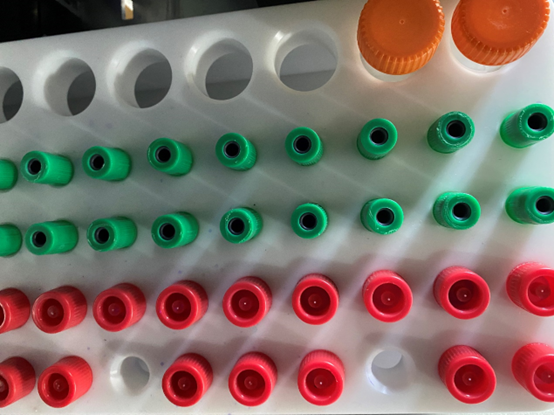
#> input picture resources/testtube_1.png, 554 x 415 px, found by its file name
$ python main.py
#> lines starting #> are read from the running program, lines starting #| are printed output that depends on the picture; after the words box and inside, x2 and y2 are one past the last pixel; in counts of white or black regions, pixels touching at a corner belong together
import cv2
import numpy as np

# 初始化颜色字典，包含每种颜色的HSV边界和窗口名称
colors = {
    'green': {
        'lower_bound': np.array([40, 50, 50]),
        'upper_bound': np.array([80, 255, 255]),
        'window': 'Green Color Adjustments'
    },
    # 红色需要两组边界值，因为HSV色彩空间中红色跨越0度
    'red1': {
        'lower_bound': np.array([0, 150, 0]),
        'upper_bound': np.array([10, 255, 255]),
        'window': 'Red Color Adjustments 1'
    },
    'red2': {
        'lower_bound': np.array([160, 150, 0]),
        'upper_bound': np.array([179, 255, 255]),
        'window': 'Red Color Adjustments 2'
    },
    'orange': {
        'lower_bound': np.array([10, 100, 20]),
        'upper_bound': np.array([25, 255, 255]),
        'window': 'Orange Color Adjustments'
    },
    'gray': {
        'lower_bound': np.array([0, 0, 46]),     # 考虑灰色通常饱和度低而亮度不低
        'upper_bound': np.array([179, 50, 220]),  # 调整为较广泛的范围以覆盖不同灰色调
        'window': 'Gray Color Adjustments'
    },
    'cyan': {
        'lower_bound': np.array([85, 50, 50]),    # 青色的HSV范围可能在绿色到蓝色之间
        'upper_bound': np.array([115, 255, 255]),  # 调整范围以覆盖试管帽青色
        'window': 'Cyan Color Adjustments'
    },
    'purple': {
        'lower_bound': np.array([125, 50, 50]),    # 紫色的HSV范围一般比青色更接近蓝色
        'upper_bound': np.array([155, 255, 255]),  # 调整范围以覆盖试管帽紫色
        'window': 'Purple Color Adjustments'
    }

}


#试管特征轮廓的面积阈值
min_area_threshold = 500
max_area_threshold = 1500

def get_mask_for_color(hsv_image, color_range):
    lower_bound, upper_bound = color_range
    # 在HSV空间中基于颜色范围来创建掩码
    mask = cv2.inRange(hsv_image, lower_bound, upper_bound)
    return mask

def apply_morphology(mask):
    kernel = np.ones((3,3), np.uint8)  # 可能需要调整
    mask = cv2.morphologyEx(mask, cv2.MORPH_OPEN, kernel, iterations=2)
    mask = cv2.dilate(mask, kernel, iterations=3)
    return mask

def apply_watershed(image, mask):
    # 对掩码应用膨胀运算以确保区域之间有足够的距离
    sure_bg = cv2.dilate(mask, np.ones((3,3), np.uint8), iterations=3)

    # 应用距离转换并通过阈值化得到确定的前景区域
    dist_transform = cv2.distanceTransform(mask, cv2.DIST_L2, 5)
    sure_fg_threshold = 0.7 * dist_transform.max()
    _, sure_fg = cv2.threshold(dist_transform, sure_fg_threshold, 255, 0)
    sure_fg = np.uint8(sure_fg)

    # 获得未知区域（即可能是前景也可能是背景的区域）
    unknown = cv2.subtract(sure_bg, sure_fg)

    # 使用connectedComponents来标记确定的前景区域
    _, markers = cv2.connectedComponents(sure_fg)
    markers += 1  # 增加所有的标记
    markers[unknown == 255] = 0  # 未知区域标为0

    # 应用分水岭算法
    markers = cv2.watershed(image, markers)
    image[markers == -1] = [0, 255, 0]  # 将找到的边界标为绿色

    return markers

def count_and_mark_tubes(image, markers, min_area_threshold, max_area_threshold):
    tube_count = 0
    # 遍历所有的标记
    for marker in np.unique(markers):
        if marker == 0 or marker == -1:
            continue

        mask = np.zeros(image.shape[:2], dtype=np.uint8)
        mask[markers == marker] = 255

        # 查找轮廓
        cnts, _ = cv2.findContours(mask.copy(), cv2.RETR_EXTERNAL, cv2.CHAIN_APPROX_SIMPLE)
        for cnt in cnts:
            area = cv2.contourArea(cnt)
            # 设置面积阈值，仅计算满足条件的轮廓
            print(min_area_threshold,max_area_threshold)
            if area > min_area_threshold and area < max_area_threshold:
                tube_count += 1
                # 在原图上绘制轮廓
                cv2.drawContours(image, [cnt], -1, (0, 255, 0), 2)
                # 使用轮廓的重心来放置文本
                M = cv2.moments(cnt)
                if M["m00"] != 0:
                    cx = int(M["m10"] / M["m00"])
                    cy = int(M["m01"] / M["m00"])
                    cv2.putText(image, f"Tube {tube_count}", (cx, cy), cv2.FONT_HERSHEY_SIMPLEX, 0.5, (0, 255, 0), 2)
    return tube_count


# 滑动条的回调函数
def on_trackbar(val):
   pass

# 为每种颜色创建滑动条
for color_name, color_data in colors.items():
    cv2.namedWindow(color_data['window'])
    cv2.createTrackbar('Lower H', color_data['window'], color_data['lower_bound'][0], 179, on_trackbar)
    cv2.createTrackbar('Upper H', color_data['window'], color_data['upper_bound'][0], 179, on_trackbar)
    cv2.createTrackbar('Lower S', color_data['window'], color_data['lower_bound'][1], 255, on_trackbar)
    cv2.createTrackbar('Upper S', color_data['window'], color_data['upper_bound'][1], 255, on_trackbar)
    cv2.createTrackbar('Lower V', color_data['window'], color_data['lower_bound'][2], 255, on_trackbar)
    cv2.createTrackbar('Upper V', color_data['window'], color_data['upper_bound'][2], 255, on_trackbar)

# 创建一个新窗口用于调整面积阈值
cv2.namedWindow('Area Threshold Adjustments')
# 创建最小面积阈值滑动条
cv2.createTrackbar('Min Area', 'Area Threshold Adjustments', min_area_threshold, 5000, on_trackbar)
# 创建最大面积阈值滑动条
cv2.createTrackbar('Max Area', 'Area Threshold Adjustments', max_area_threshold, 5000, on_trackbar)

# 更新滑动条值
def update_trackbar_positions(color_name):
    color_data = colors[color_name]
    color_data['lower_bound'][0] = cv2.getTrackbarPos('Lower H', color_data['window'])
    color_data['upper_bound'][0] = cv2.getTrackbarPos('Upper H', color_data['window'])
    color_data['lower_bound'][1] = cv2.getTrackbarPos('Lower S', color_data['window'])
    color_data['upper_bound'][1] = cv2.getTrackbarPos('Upper S', color_data['window'])
    color_data['lower_bound'][2] = cv2.getTrackbarPos('Lower V', color_data['window'])
    color_data['upper_bound'][2] = cv2.getTrackbarPos('Upper V', color_data['window'])


# 加载图片并转换HSV
image = cv2.imread(r'TestTubeQuantityDetection/resources/testtube_1.png')
#> image is the input picture: shape (415, 554, 3); mean B, G, R 105.2, 113.4, 128.3
hsv_image = cv2.cvtColor(image, cv2.COLOR_BGR2HSV)
#> hsv_image: shape (415, 554, 3); mean H, S, V 77.6, 85.2, 142.6

while True:
    combined_mask = None
    # 使用原始图像的副本
    image_with_contours = image.copy()
    # 更新最小和最大面积阈值
    min_area_threshold = cv2.getTrackbarPos('Min Area', 'Area Threshold Adjustments')
    max_area_threshold = cv2.getTrackbarPos('Max Area', 'Area Threshold Adjustments')
    for color_name, color_data in colors.items():
        # 更新滑动条的值
        update_trackbar_positions(color_name)
        mask = get_mask_for_color(hsv_image, (color_data['lower_bound'], color_data['upper_bound']))
#> in get_mask_for_color, `lower_bound, upper_bound = color_range`: lower_bound = [40, 50, 50]; upper_bound = [80, 255, 255]
#> in get_mask_for_color, `mask = cv2.inRange(hsv_image, lower_bound, upper_bound)`: mask: shape (415, 554); 12.6% white; 24 white regions (17 under 20 px), largest, box (x1, y1, x2, y2) and area: (0, 111, 475, 193) 13784, (0, 207, 215, 258) 6197, (220, 199, 334, 244) 2612

        if combined_mask is None:
            combined_mask = mask
        else:
            combined_mask = cv2.bitwise_or(combined_mask, mask)

    # 应用联合掩码以及其他图像处理步骤
    if combined_mask is not None:
        cleaned_mask = apply_morphology(combined_mask)
#> in apply_morphology, `mask = cv2.morphologyEx(mask, cv2.MORPH_OPEN, kernel, iterations=2)`: mask: shape (415, 554); 82.4% white; 154 black regions (108 under 20 px), largest, box (x1, y1, x2, y2) and area: (0, 223, 554, 405) 13661, (213, 0, 554, 135) 8730, (40, 337, 414, 415) 4956
#> in apply_morphology, `mask = cv2.dilate(mask, kernel, iterations=3)`: mask: shape (415, 554); 92.1% white; 58 black regions (21 under 20 px), largest, box (x1, y1, x2, y2) and area: (327, 0, 458, 131) 4277, (424, 253, 554, 392) 4092, (0, 0, 129, 39) 3834
#> combined_mask: shape (415, 554); 83.8% white; 273 black regions (217 under 20 px), largest, box (x1, y1, x2, y2) and area: (282, 249, 554, 405) 9952, (323, 0, 495, 135) 6260, (0, 0, 141, 42) 4372
        # 获取分水岭算法的标记
        markers = apply_watershed(image_with_contours, cleaned_mask)
#> in apply_watershed, `sure_bg = cv2.dilate(mask, np.ones((3,3), np.uint8), iterations=3)`: sure_bg: shape (415, 554); 96% white; 26 black regions (12 under 20 px), largest, box (x1, y1, x2, y2) and area: (0, 0, 126, 36) 3339, (352, 57, 449, 116) 1880, (479, 306, 532, 383) 1270
#> in apply_watershed, `dist_transform = cv2.distanceTransform(mask, cv2.DIST_L2, 5)`:
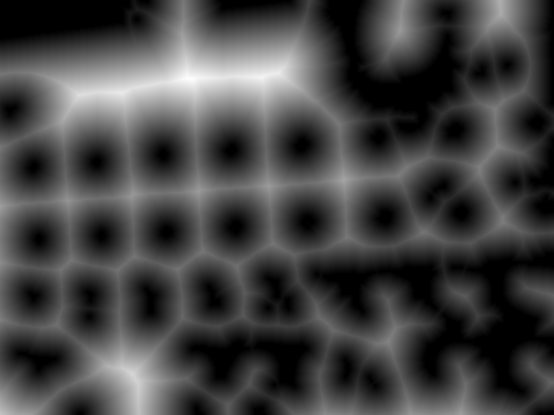
#> dist_transform: shape (415, 554) float32; min 0, max 76.69, mean 20.5; drawn with min black and max white
#> in apply_watershed, `sure_fg_threshold = 0.7 * dist_transform.max()`: sure_fg_threshold = 53.69
#> in apply_watershed, `_, sure_fg = cv2.threshold(dist_transform, sure_fg_threshold, 255, 0)`: sure_fg: shape (415, 554) float32; 3.9% white; 3 white regions, box (x1, y1, x2, y2) and area: (64, 47, 297, 113) 7862, (108, 359, 149, 415) 968, (0, 408, 9, 415) 35
#> in apply_watershed, `unknown = cv2.subtract(sure_bg, sure_fg)`:
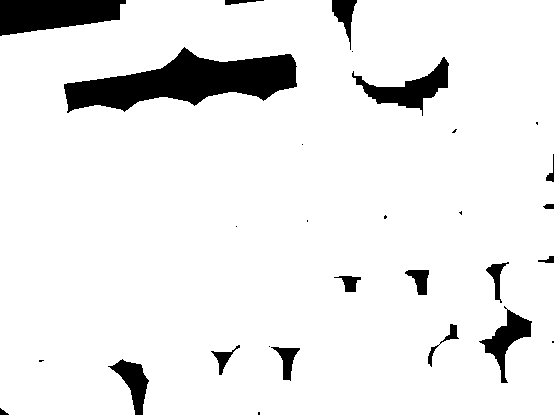
#> unknown: shape (415, 554); 92.2% white; 29 black regions (12 under 20 px), largest, box (x1, y1, x2, y2) and area: (64, 47, 297, 113) 7862, (0, 0, 126, 36) 3339, (352, 57, 449, 116) 1880
#> in apply_watershed, `_, markers = cv2.connectedComponents(sure_fg)`: markers: shape (415, 554) int32; 4 distinct labels, from 0 to 3
#> in apply_watershed, `markers += 1`:
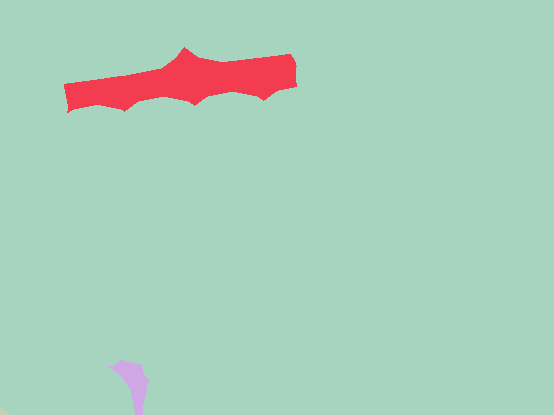
#> markers: shape (415, 554) int32; 4 distinct labels, from 1 to 4; one colour per label, 0 black
#> in apply_watershed, `markers[unknown == 255] = 0`: markers: shape (415, 554) int32; 5 distinct labels, from 0 to 4
#> in apply_watershed, `markers = cv2.watershed(image, markers)`:
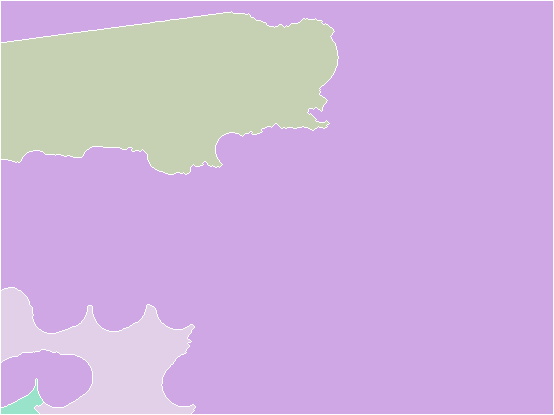
#> markers: shape (415, 554) int32; 5 distinct labels, from -1 to 4; one colour per label, 0 black, -1 white
#> in apply_watershed, `image[markers == -1] = [0, 255, 0]`:
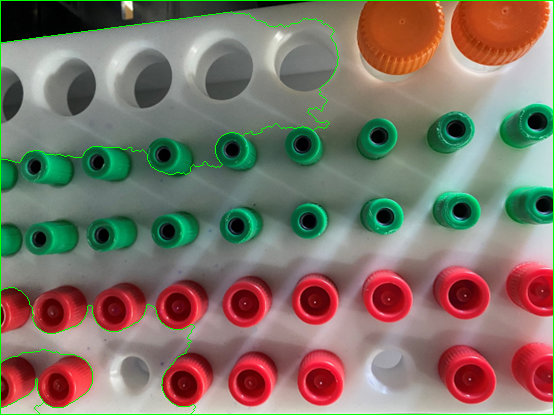
#> image: shape (415, 554, 3); 1.47% of pixels changed, all inside (x1, y1, x2, y2) = (0, 0, 554, 415)
        # 标记轮廓并计数
        tube_count = count_and_mark_tubes(image_with_contours, markers,min_area_threshold,max_area_threshold)
#> the loop in count_and_mark_tubes, `for marker in np.unique(markers):` made 5 passes
#> marker on pass 1: -1
#| 500 1500
#| 500 1500
#| 500 1500
#| 500 1500
#| 500 1500
#> after the loop in count_and_mark_tubes, `for marker in np.unique(markers):`:
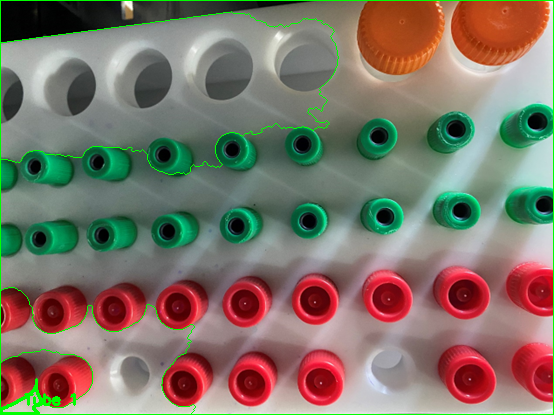
#> image: shape (415, 554, 3); 0.23% of pixels changed, all inside (x1, y1, x2, y2) = (1, 379, 76, 414)
#> after the loop in count_and_mark_tubes, `for marker in np.unique(markers):`:
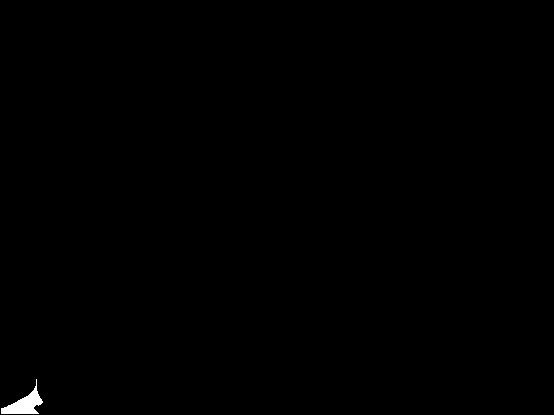
#> mask: shape (415, 554); 0.25% white; 1 white region, box (x1, y1, x2, y2) and area: (1, 379, 43, 414) 571
#> after the loop in count_and_mark_tubes, `for marker in np.unique(markers):`: tube_count = 1
#> tube_count = 1
        print(min_area_threshold,max_area_threshold)
        # print(f'Detected tubes: {tube_count}')
        # 显示带有标记的原始图像副本
        cv2.imshow('Processed Image', image_with_contours)
        # 显示当前掩码图像
        cv2.imshow('Current Mask', cleaned_mask)

    # 检查用户是否按下 'q' 键退出循环
    if cv2.waitKey(1) & 0xFF == ord('q'):
#> (key q is pressed here)
        break

cv2.destroyAllWindows()
